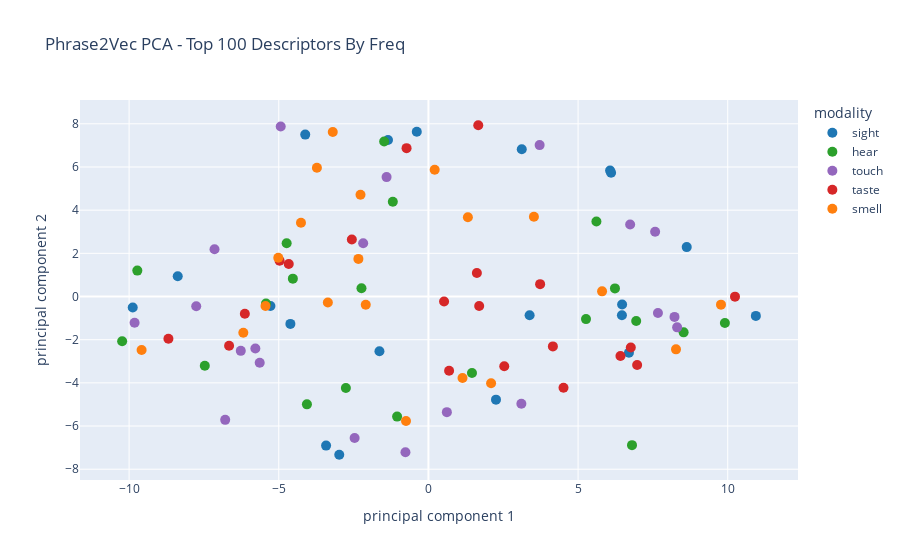

The notebook cell saved with this chart:
### Code cell
fig = px.scatter(
            finalDf,
            color=finalDf["modality"],
            color_discrete_map={'sight': '#1f77b4', 'hear': '#2ca02c', 'taste': '#d62728', 'smell': '#ff7f0e', 'touch': '#9467bd'},
            x=finalDf.columns[0],
            y=finalDf.columns[1],
            hover_data=finalDf.columns[:],
            custom_data=finalDf.columns[:],
            title= "Phrase2Vec PCA - Top 100 Descriptors By Freq")
fig.update_traces(marker=dict(size=10,))
fig.write_html("phrase2vec_top_100_freq.html")
fig.show()

### Figure 1 — Plotly figure (JSON) as saved in the notebook; plotly's stock layout.template omitted (floating-point values rounded to 4 significant figures)
{"data": [{"customdata": [[-5.278, -0.4393, [["said", "VERB"]], "sight", 4509], [-9.879, -0.5119, [["face", "NOUN"]], "sight", 2909], [6.699, -2.603, [["come", "VERB"]], "sight", 2147], [-2.979, -7.33, [["eyes", "NOUN"]], "sight", 2141], [6.472, -0.3683, [["let", "VERB"]], "sight", 2132], [-0.3884, 7.634, [["man", "NOUN"]], "sight", 1883], [6.069, 5.839, [["shall", "VERB"]], "sight", 1772], [10.94, -0.8986, [["time", "NOUN"]], "sight", 1593], [-3.419, -6.907, [["saw", "VERB"]], "sight", 1514], [3.119, 6.825, [["glad", "ADJ"]], "sight", 1355], [2.258, -4.777, [["way", "NOUN"]], "sight", 1313], [-1.351, 7.253, [["moment", "NOUN"]], "sight", 1282], [6.103, 5.73, [["want", "VERB"]], "sight", 1274], [-4.612, -1.268, [["looked", "VERB"]], "sight", 1238], [3.381, -0.8641, [["window", "NOUN"]], "sight", 1202], [-4.115, 7.5, [["turned", "VERB"]], "sight", 1081], [-8.375, 0.9397, [["stood", "VERB"]], "sight", 1055], [-1.636, -2.532, [["came", "VERB"]], "sight", 1049], [8.63, 2.289, [["like", "VERB"]], "sight", 1030], [6.465, -0.8656, [["day", "NOUN"]], "sight", 998]], "hovertemplate": "modality=%{customdata[3]}<br>principal component 1=%{x}<br>principal component 2=%{y}<br>descriptor=%{customdata[2]}<br>freq_in_modality=%{customdata[4]}<extra></extra>", "legendgroup": "sight", "marker": {"color": "#1f77b4", "size": 10, "symbol": "circle"}, "mode": "markers", "name": "sight", "orientation": "v", "showlegend": true, "type": "scatter", "x": [-5.278, -9.879, 6.699, -2.979, 6.472, -0.3884, 6.069, 10.94, -3.419, 3.119, 2.258, -1.351, 6.103, -4.612, 3.381, -4.115, -8.375, -1.636, 8.63, 6.465], "xaxis": "x", "y": [-0.4393, -0.5119, -2.603, -7.33, -0.3683, 7.634, 5.839, -0.8986, -6.907, 6.825, -4.777, 7.253, 5.73, -1.268, -0.8641, 7.5, 0.9397, -2.532, 2.289, -0.8656], "yaxis": "y"}, {"customdata": [[-5.426, -0.3221, [["said", "VERB"]], "hear", 4969], [8.526, -1.66, [["know", "VERB"]], "hear", 1727], [-9.725, 1.2, [["voice", "NOUN"]], "hear", 1566], [-2.236, 0.3813, [["heard", "VERB"]], "hear", 1130], [-4.737, 2.467, [["low", "ADJ"]], "hear", 1041], [-1.479, 7.178, [["moment", "NOUN"]], "hear", 1004], [6.802, -6.885, [["tell", "VERB"]], "hear", 980], [-2.758, -4.239, [["words", "NOUN"]], "hear", 943], [9.905, -1.229, [["time", "NOUN"]], "hear", 874], [-7.471, -3.211, [["sound", "NOUN"]], "hear", 828], [-1.046, -5.562, [["hear", "VERB"]], "hear", 661], [-4.529, 0.8276, [["asked", "VERB"]], "hear", 627], [1.455, -3.547, [["word", "NOUN"]], "hear", 601], [6.232, 0.3755, [["let", "VERB"]], "hear", 586], [-1.19, 4.393, [["man", "NOUN"]], "hear", 563], [5.612, 3.474, [["shall", "VERB"]], "hear", 540], [6.942, -1.137, [["think", "VERB"]], "hear", 539], [-4.059, -4.995, [["speak", "VERB"]], "hear", 498], [5.265, -1.047, [["knew", "VERB"]], "hear", 495], [-10.23, -2.074, [["answered", "VERB"]], "hear", 488]], "hovertemplate": "modality=%{customdata[3]}<br>principal component 1=%{x}<br>principal component 2=%{y}<br>descriptor=%{customdata[2]}<br>freq_in_modality=%{customdata[4]}<extra></extra>", "legendgroup": "hear", "marker": {"color": "#2ca02c", "size": 10, "symbol": "circle"}, "mode": "markers", "name": "hear", "orientation": "v", "showlegend": true, "type": "scatter", "x": [-5.426, 8.526, -9.725, -2.236, -4.737, -1.479, 6.802, -2.758, 9.905, -7.471, -1.046, -4.529, 1.455, 6.232, -1.19, 5.612, 6.942, -4.059, 5.265, -10.23], "xaxis": "x", "y": [-0.3221, -1.66, 1.2, 0.3813, 2.467, 7.178, -6.885, -4.239, -1.229, -3.211, -5.562, 0.8276, -3.547, 0.3755, 4.393, 3.474, -1.137, -4.995, -1.047, -2.074], "yaxis": "y"}, {"customdata": [[-6.269, -2.517, [["hand", "NOUN"]], "touch", 1413], [7.668, -0.7641, [["sure", "ADJ"]], "touch", 805], [3.106, -4.97, [["way", "NOUN"]], "touch", 753], [8.222, -0.9448, [["time", "NOUN"]], "touch", 597], [-7.757, -0.4531, [["said", "VERB"]], "touch", 589], [8.31, -1.428, [["know", "VERB"]], "touch", 527], [-6.79, -5.713, [["hands", "NOUN"]], "touch", 522], [-1.397, 5.531, [["man", "NOUN"]], "touch", 439], [-5.637, -3.071, [["lips", "NOUN"]], "touch", 435], [-2.18, 2.465, [["heart", "NOUN"]], "touch", 430], [-9.817, -1.218, [["face", "NOUN"]], "touch", 303], [0.6162, -5.356, [["door", "NOUN"]], "touch", 284], [3.716, 7.013, [["sorry", "ADJ"]], "touch", 277], [-5.782, -2.406, [["little", "ADJ"]], "touch", 274], [6.739, 3.335, [["better", "ADJ"]], "touch", 273], [-0.7679, -7.216, [["head", "NOUN"]], "touch", 256], [-7.146, 2.186, [["arm", "NOUN"]], "touch", 255], [7.575, 3.002, [["ought", "VERB"]], "touch", 249], [-4.935, 7.875, [["point", "NOUN"]], "touch", 245], [-2.466, -6.551, [["eyes", "NOUN"]], "touch", 243]], "hovertemplate": "modality=%{customdata[3]}<br>principal component 1=%{x}<br>principal component 2=%{y}<br>descriptor=%{customdata[2]}<br>freq_in_modality=%{customdata[4]}<extra></extra>", "legendgroup": "touch", "marker": {"color": "#9467bd", "size": 10, "symbol": "circle"}, "mode": "markers", "name": "touch", "orientation": "v", "showlegend": true, "type": "scatter", "x": [-6.269, 7.668, 3.106, 8.222, -7.757, 8.31, -6.79, -1.397, -5.637, -2.18, -9.817, 0.6162, 3.716, -5.782, 6.739, -0.7679, -7.146, 7.575, -4.935, -2.466], "xaxis": "x", "y": [-2.517, -0.7641, -4.97, -0.9448, -0.4531, -1.428, -5.713, 5.531, -3.071, 2.465, -1.218, -5.356, 7.013, -2.406, 3.335, -7.216, 2.186, 3.002, 7.875, -6.551], "yaxis": "y"}, {"customdata": [[-6.659, -2.279, [["said", "VERB"]], "taste", 737], [6.974, -3.17, [["good", "ADJ"]], "taste", 217], [-6.133, -0.8006, [["little", "ADJ"]], "taste", 187], [6.416, -2.752, [["drink", "VERB"]], "taste", 151], [2.534, -3.234, [["dinner", "NOUN"]], "taste", 140], [6.762, -2.361, [["day", "NOUN"]], "taste", 123], [4.513, -4.229, [["food", "NOUN"]], "taste", 117], [0.6909, -3.435, [["bread", "NOUN"]], "taste", 94], [1.619, 1.087, [["eat", "VERB"]], "taste", 93], [-4.972, 1.653, [["smile", "NOUN"]], "taste", 93], [0.5229, -0.2283, [["breakfast", "NOUN"]], "taste", 93], [10.24, -0.005167, [["time", "NOUN"]], "taste", 90], [-0.7304, 6.872, [["man", "NOUN"]], "taste", 87], [4.158, -2.31, [["drank", "VERB"]], "taste", 83], [-8.686, -1.954, [["answered", "VERB"]], "taste", 83], [1.696, -0.4368, [["smiled", "VERB"]], "taste", 80], [-2.559, 2.643, [["heart", "NOUN"]], "taste", 76], [3.732, 0.5729, [["supper", "NOUN"]], "taste", 73], [1.666, 7.933, [["life", "NOUN"]], "taste", 71], [-4.667, 1.506, [["added", "VERB"]], "taste", 71]], "hovertemplate": "modality=%{customdata[3]}<br>principal component 1=%{x}<br>principal component 2=%{y}<br>descriptor=%{customdata[2]}<br>freq_in_modality=%{customdata[4]}<extra></extra>", "legendgroup": "taste", "marker": {"color": "#d62728", "size": 10, "symbol": "circle"}, "mode": "markers", "name": "taste", "orientation": "v", "showlegend": true, "type": "scatter", "x": [-6.659, 6.974, -6.133, 6.416, 2.534, 6.762, 4.513, 0.6909, 1.619, -4.972, 0.5229, 10.24, -0.7304, 4.158, -8.686, 1.696, -2.559, 3.732, 1.666, -4.667], "xaxis": "x", "y": [-2.279, -3.17, -0.8006, -2.752, -3.234, -2.361, -4.229, -3.435, 1.087, 1.653, -0.2283, -0.005167, 6.872, -2.31, -1.954, -0.4368, 2.643, 0.5729, 7.933, 1.506], "yaxis": "y"}, {"customdata": [[-9.582, -2.476, [["air", "NOUN"]], "smell", 148], [-2.094, -0.384, [["pipe", "NOUN"]], "smell", 123], [5.802, 0.2387, [["freely", "ADV"]], "smell", 114], [-3.726, 5.965, [["room", "NOUN"]], "smell", 108], [-6.184, -1.675, [["said", "VERB"]], "smell", 98], [2.094, -4.015, [["word", "NOUN"]], "smell", 83], [-2.339, 1.743, [["cigar", "NOUN"]], "smell", 79], [-4.258, 3.419, [["cigarette", "NOUN"]], "smell", 71], [-2.269, 4.715, [["fire", "NOUN"]], "smell", 62], [3.524, 3.692, [["hardly", "ADV"]], "smell", 52], [8.272, -2.447, [["good", "ADJ"]], "smell", 50], [-5.016, 1.792, [["flowers", "NOUN"]], "smell", 48], [9.775, -0.3768, [["time", "NOUN"]], "smell", 44], [1.319, 3.671, [["smoke", "NOUN"]], "smell", 44], [0.2093, 5.873, [["man", "NOUN"]], "smell", 43], [-0.7485, -5.766, [["hear", "VERB"]], "smell", 42], [-5.442, -0.4401, [["little", "ADJ"]], "smell", 42], [1.139, -3.778, [["came", "VERB"]], "smell", 40], [-3.195, 7.622, [["turned", "VERB"]], "smell", 40], [-3.36, -0.2788, [["began", "VERB"]], "smell", 39]], "hovertemplate": "modality=%{customdata[3]}<br>principal component 1=%{x}<br>principal component 2=%{y}<br>descriptor=%{customdata[2]}<br>freq_in_modality=%{customdata[4]}<extra></extra>", "legendgroup": "smell", "marker": {"color": "#ff7f0e", "size": 10, "symbol": "circle"}, "mode": "markers", "name": "smell", "orientation": "v", "showlegend": true, "type": "scatter", "x": [-9.582, -2.094, 5.802, -3.726, -6.184, 2.094, -2.339, -4.258, -2.269, 3.524, 8.272, -5.016, 9.775, 1.319, 0.2093, -0.7485, -5.442, 1.139, -3.195, -3.36], "xaxis": "x", "y": [-2.476, -0.384, 0.2387, 5.965, -1.675, -4.015, 1.743, 3.419, 4.715, 3.692, -2.447, 1.792, -0.3768, 3.671, 5.873, -5.766, -0.4401, -3.778, 7.622, -0.2788], "yaxis": "y"}], "layout": {"legend": {"title": {"text": "modality"}, "tracegroupgap": 0}, "title": {"text": "Phrase2Vec PCA - Top 100 Descriptors By Freq"}, "xaxis": {"anchor": "y", "domain": [0, 1], "title": {"text": "principal component 1"}}, "yaxis": {"anchor": "x", "domain": [0, 1], "title": {"text": "principal component 2"}}}}
